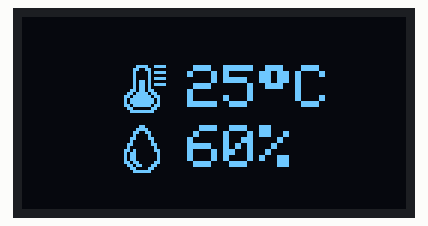
This sketch was run on a simulated Arduino Uno, built with avr-gcc and run on an emulated ATmega328P. Shown: 128×64 one-colour display.

Above: at 0.1 s.

The sketch:

oled-display-bitmap.ino
```cpp
// *** File   : /esp8266-arduino/oled-display-bitmap/
//              oled-display-bitmap.ino
// *** Author : Erwin Ouyang
// *** Date   : 17 Agt 2018

#include <Wire.h>
#include <Adafruit_SSD1306.h>
#include <Adafruit_GFX.h>

// *** Check library setting ***
#if (SSD1306_LCDHEIGHT != 64)    // 128 x 64 pixel display
#error("Height incorrect, please fix Adafruit_SSD1306.h!");
#endif

// OLED I2C address
#define OLED_ADDR 0x3C

// Temperature logo
static const unsigned char PROGMEM temperature_bmp[] =
{
    B00000011, B11001111,
    B00000110, B01100000,
    B00000100, B00101111,
    B00000100, B00100000,
    B00000100, B00101111,
    B00000101, B10100000,
    B00000101, B10101111,
    B00000101, B10100000,
    B00001101, B10110000,
    B00011011, B11011000,
    B00110111, B11101100,
    B00101111, B11110100,
    B00101111, B11110100,
    B00110111, B11101100,
    B00011000, B00011000,
    B00001111, B11110000
};
// Humidity logo
static const unsigned char PROGMEM humidity_bmp[] =
{
	B00000001, B10000000,
    B00000011, B11000000,
    B00000110, B01100000,
    B00000100, B00100000,
    B00001100, B00110000,
    B00001000, B00010000,
    B00011000, B00011000,
    B00010000, B00001000,
    B00110100, B00001100,
    B00101100, B00000100,
    B00101100, B00000100,
    B00101100, B00000100,
    B00110110, B00001100,
    B00011011, B00011000,
    B00001100, B00110000,
    B00000111, B11100000
};

// OLED object declaration
Adafruit_SSD1306 oled;

void setup()
{
    // *** Initialize and clear display ***
    oled.begin(SSD1306_SWITCHCAPVCC, OLED_ADDR);
    // Clear OLED buffer
    oled.clearDisplay();

    // *** Display bitmap ***
    oled.drawBitmap(32, 16, temperature_bmp, 16, 16, 1);
    oled.drawBitmap(32, 36, humidity_bmp, 16, 16, 1);

    // *** Display text ***
    oled.setTextSize(2);
    oled.setTextColor(WHITE);
    oled.setCursor(55, 16);
    oled.printf("25%cC", (char)247);
    oled.setCursor(55, 36);
    oled.print("60%");

    // Show OLED buffer on the display
    oled.display();
}

void loop()
{
}
```
